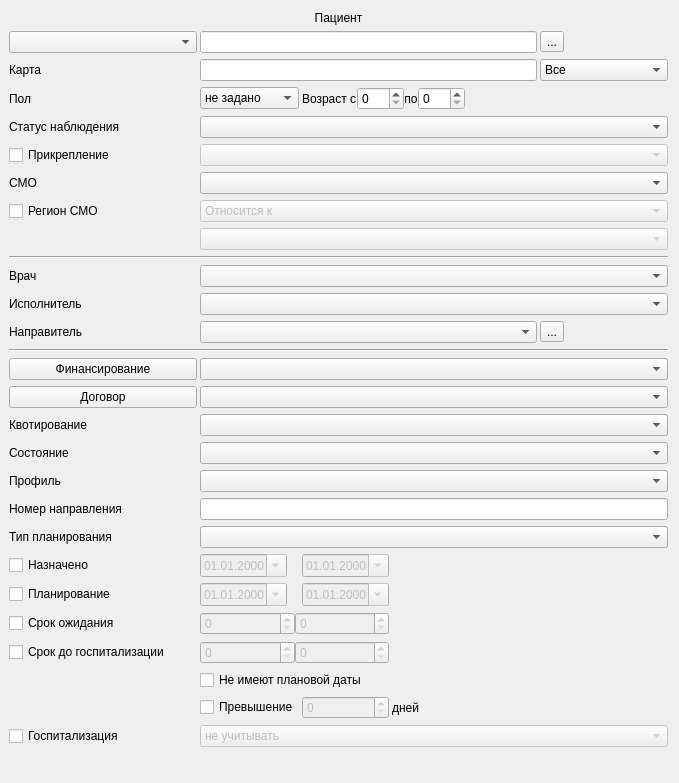
               <widget class="QWidget" name="tabFilterPlanning">
                <attribute name="title">
                 <string>Планирование</string>
                </attribute>
                <layout class="QGridLayout" name="gridLayout_24">
                 <property name="sizeConstraint">
                  <enum>QLayout::SetDefaultConstraint</enum>
                 </property>
                 <property name="horizontalSpacing">
                  <number>3</number>
                 </property>
                 <property name="leftMargin">
                  <number>9</number>
                 </property>
                 <item row="6" column="0">
                  <widget class="QLabel" name="lblStatusObservationPlaning">
                   <property name="text">
                    <string>Статус наблюдения</string>
                   </property>
                  </widget>
                 </item>
                 <item row="35" column="0">
                  <widget class="QCheckBox" name="chkHospitalization">
                   <property name="text">
                    <string>Госпитализация</string>
                   </property>
                  </widget>
                 </item>
                 <item row="32" column="0">
                  <widget class="QCheckBox" name="chkPlanPeriodBeforeOnset">
                   <property name="toolTip">
                    <string>Срок до наступления плановой даты в днях</string>
                   </property>
                   <property name="text">
                    <string>Срок до госпитализации</string>
                   </property>
                   <property name="tristate">
                    <bool>false</bool>
                   </property>
                  </widget>
                 </item>
                 <item row="21" column="0">
                  <widget class="QLabel" name="lblProfileDirections">
                   <property name="text">
                    <string>Профиль</string>
                   </property>
                  </widget>
                 </item>
                 <item row="29" column="0">
                  <widget class="QCheckBox" name="chkPlannedDate">
                   <property name="toolTip">
                    <string>Период планирования</string>
                   </property>
                   <property name="text">
                    <string>Планирование</string>
                   </property>
                  </widget>
                 </item>
                 <item row="20" column="0">
                  <widget class="QLabel" name="lblActionStatus">
                   <property name="text">
                    <string>Состояние</string>
                   </property>
                  </widget>
                 </item>
                 <item row="26" column="1">
                  <widget class="CDateEdit" name="edtPlanActionBegDate">
                   <property name="enabled">
                    <bool>false</bool>
                   </property>
                   <property name="sizePolicy">
                    <sizepolicy hsizetype="Maximum" vsizetype="Fixed">
                     <horstretch>0</horstretch>
                     <verstretch>0</verstretch>
                    </sizepolicy>
                   </property>
                   <property name="displayFormat">
                    <string>dd.MM.yyyy</string>
                   </property>
                   <property name="calendarPopup">
                    <bool>true</bool>
                   </property>
                  </widget>
                 </item>
                 <item row="0" column="0" colspan="6">
                  <widget class="QLabel" name="lblClientPlaning">
                   <property name="text">
                    <string>Пациент</string>
                   </property>
                   <property name="alignment">
                    <set>Qt::AlignCenter</set>
                   </property>
                  </widget>
                 </item>
                 <item row="23" column="0">
                  <widget class="QLabel" name="lblActionTypePlaning">
                   <property name="text">
                    <string>Тип планирования</string>
                   </property>
                  </widget>
                 </item>
                 <item row="26" column="0">
                  <widget class="QCheckBox" name="chkPlanActionBegDate">
                   <property name="toolTip">
                    <string>Период постановки в очередь</string>
                   </property>
                   <property name="text">
                    <string>Назначено</string>
                   </property>
                  </widget>
                 </item>
                 <item row="31" column="0">
                  <widget class="QCheckBox" name="chkPlanWaitingPeriod">
                   <property name="toolTip">
                    <string>Срок ожидания госпитализации в днях</string>
                   </property>
                   <property name="text">
                    <string>Срок ожидания</string>
                   </property>
                  </widget>
                 </item>
                 <item row="33" column="1" colspan="5">
                  <widget class="QCheckBox" name="chkNoPlannedEndDate">
                   <property name="text">
                    <string>Не имеют плановой даты</string>
                   </property>
                  </widget>
                 </item>
                 <item row="34" column="1">
                  <widget class="QCheckBox" name="chkPlanExceedingDays">
                   <property name="toolTip">
                    <string>Превышение срока планирования в днях</string>
                   </property>
                   <property name="text">
                    <string>Превышение</string>
                   </property>
                  </widget>
                 </item>
                 <item row="29" column="1">
                  <widget class="CDateEdit" name="edtPlannedBegDate">
                   <property name="enabled">
                    <bool>false</bool>
                   </property>
                   <property name="sizePolicy">
                    <sizepolicy hsizetype="Maximum" vsizetype="Fixed">
                     <horstretch>0</horstretch>
                     <verstretch>0</verstretch>
                    </sizepolicy>
                   </property>
                   <property name="displayFormat">
                    <string>dd.MM.yyyy</string>
                   </property>
                   <property name="calendarPopup">
                    <bool>true</bool>
                   </property>
                  </widget>
                 </item>
                 <item row="4" column="0">
                  <widget class="QLabel" name="lblSexPresencePlaning">
                   <property name="text">
                    <string>Пол</string>
                   </property>
                  </widget>
                 </item>
                 <item row="22" column="0">
                  <widget class="QLabel" name="lblEventSrcNumber">
                   <property name="text">
                    <string>Номер направления</string>
                   </property>
                  </widget>
                 </item>
                 <item row="9" column="0">
                  <widget class="QCheckBox" name="chkFilterRegionSMOPlaning">
                   <property name="text">
                    <string>Регион СМО</string>
                   </property>
                  </widget>
                 </item>
                 <item row="19" column="0">
                  <widget class="QLabel" name="lblQuotingTypePlaning">
                   <property name="text">
                    <string>Квотирование</string>
                   </property>
                  </widget>
                 </item>
                 <item row="11" column="0" colspan="6">
                  <widget class="Line" name="linePerson">
                   <property name="orientation">
                    <enum>Qt::Horizontal</enum>
                   </property>
                  </widget>
                 </item>
                 <item row="4" column="1">
                  <widget class="QComboBox" name="cmbSexPlaning">
                   <property name="sizePolicy">
                    <sizepolicy hsizetype="Preferred" vsizetype="Fixed">
                     <horstretch>0</horstretch>
                     <verstretch>0</verstretch>
                    </sizepolicy>
                   </property>
                   <item>
                    <property name="text">
                     <string>не задано</string>
                    </property>
                   </item>
                   <item>
                    <property name="text">
                     <string>М</string>
                    </property>
                   </item>
                   <item>
                    <property name="text">
                     <string>Ж</string>
                    </property>
                   </item>
                  </widget>
                 </item>
                 <item row="12" column="0">
                  <widget class="QLabel" name="lblPersonPlaning">
                   <property name="text">
                    <string>Врач</string>
                   </property>
                  </widget>
                 </item>
                 <item row="7" column="0">
                  <widget class="QCheckBox" name="chkAttachTypePlaning">
                   <property name="text">
                    <string>Прикрепление</string>
                   </property>
                  </widget>
                 </item>
                 <item row="15" column="0">
                  <widget class="QLabel" name="lblRelegateOrgPlaning">
                   <property name="text">
                    <string>Направитель</string>
                   </property>
                  </widget>
                 </item>
                 <item row="3" column="0">
                  <widget class="QLabel" name="lblFilterEventIdPlaning">
                   <property name="text">
                    <string>Карта</string>
                   </property>
                  </widget>
                 </item>
                 <item row="1" column="0">
                  <widget class="CRBComboBox" name="cmbFilterAccountingSystemPlaning"/>
                 </item>
                 <item row="17" column="0">
                  <widget class="QPushButton" name="btnFinancePlaning">
                   <property name="text">
                    <string>Финансирование</string>
                   </property>
                   <property name="checked">
                    <bool>false</bool>
                   </property>
                  </widget>
                 </item>
                 <item row="18" column="0">
                  <widget class="QPushButton" name="btnContractPlaning">
                   <property name="text">
                    <string>Договор</string>
                   </property>
                  </widget>
                 </item>
                 <item row="13" column="0">
                  <widget class="QLabel" name="lblPersonExecPlaning">
                   <property name="text">
                    <string>Исполнитель</string>
                   </property>
                  </widget>
                 </item>
                 <item row="38" column="0">
                  <spacer name="verticalSpacer_5">
                   <property name="orientation">
                    <enum>Qt::Vertical</enum>
                   </property>
                   <property name="sizeHint" stdset="0">
                    <size>
                     <width>188</width>
                     <height>25</height>
                    </size>
                   </property>
                  </spacer>
                 </item>
                 <item row="8" column="0">
                  <widget class="QLabel" name="lblOrgPlaning">
                   <property name="text">
                    <string>СМО</string>
                   </property>
                  </widget>
                 </item>
                 <item row="32" column="1" colspan="2">
                  <layout class="QHBoxLayout" name="horizontalLayout_9">
                   <item>
                    <widget class="QSpinBox" name="edtPlanBeforeOnsetBegDate">
                     <property name="enabled">
                      <bool>false</bool>
                     </property>
                     <property name="toolTip">
                      <string>Срок до наступления плановой даты в днях</string>
                     </property>
                     <property name="maximum">
                      <number>9999</number>
                     </property>
                    </widget>
                   </item>
                   <item>
                    <widget class="QSpinBox" name="edtPlanBeforeOnsetEndDate">
                     <property name="enabled">
                      <bool>false</bool>
                     </property>
                     <property name="toolTip">
                      <string>Срок до наступления плановой даты в днях</string>
                     </property>
                     <property name="maximum">
                      <number>9999</number>
                     </property>
                    </widget>
                   </item>
                  </layout>
                 </item>
                 <item row="35" column="1" colspan="5">
                  <widget class="QComboBox" name="cmbHospitalization">
                   <property name="enabled">
                    <bool>false</bool>
                   </property>
                   <item>
                    <property name="text">
                     <string>не учитывать</string>
                    </property>
                   </item>
                   <item>
                    <property name="text">
                     <string>состоялась</string>
                    </property>
                   </item>
                   <item>
                    <property name="text">
                     <string>не состоялась</string>
                    </property>
                   </item>
                  </widget>
                 </item>
                 <item row="1" column="5">
                  <widget class="QToolButton" name="btnFindClientInfoPlaning">
                   <property name="text">
                    <string>...</string>
                   </property>
                  </widget>
                 </item>
                 <item row="15" column="5">
                  <widget class="QToolButton" name="btnSelectRelegateOrgPlaning">
                   <property name="text">
                    <string>...</string>
                   </property>
                  </widget>
                 </item>
                 <item row="31" column="1" colspan="2">
                  <layout class="QHBoxLayout" name="horizontalLayout_8">
                   <item>
                    <widget class="QSpinBox" name="edtPlanWaitingBegDate">
                     <property name="enabled">
                      <bool>false</bool>
                     </property>
                     <property name="toolTip">
                      <string>Срок ожидания госпитализации в днях</string>
                     </property>
                     <property name="maximum">
                      <number>9999</number>
                     </property>
                    </widget>
                   </item>
                   <item>
                    <widget class="QSpinBox" name="edtPlanWaitingEndDate">
                     <property name="enabled">
                      <bool>false</bool>
                     </property>
                     <property name="toolTip">
                      <string>Срок ожидания госпитализации в днях</string>
                     </property>
                     <property name="maximum">
                      <number>9999</number>
                     </property>
                    </widget>
                   </item>
                  </layout>
                 </item>
                 <item row="34" column="3" colspan="3">
                  <widget class="QLabel" name="lblPlanExceedingDays">
                   <property name="text">
                    <string>дней</string>
                   </property>
                  </widget>
                 </item>
                 <item row="29" column="2">
                  <widget class="CDateEdit" name="edtPlannedEndDate">
                   <property name="enabled">
                    <bool>false</bool>
                   </property>
                   <property name="sizePolicy">
                    <sizepolicy hsizetype="Maximum" vsizetype="Fixed">
                     <horstretch>0</horstretch>
                     <verstretch>0</verstretch>
                    </sizepolicy>
                   </property>
                   <property name="displayFormat">
                    <string>dd.MM.yyyy</string>
                   </property>
                   <property name="calendarPopup">
                    <bool>true</bool>
                   </property>
                  </widget>
                 </item>
                 <item row="13" column="1" colspan="5">
                  <widget class="CPersonComboBoxEx" name="cmbPersonExecPlaning"/>
                 </item>
                 <item row="3" column="1" colspan="4">
                  <widget class="QLineEdit" name="edtFilterEventIdPlaning"/>
                 </item>
                 <item row="34" column="2">
                  <widget class="QSpinBox" name="edtPlanExceedingDays">
                   <property name="enabled">
                    <bool>false</bool>
                   </property>
                   <property name="toolTip">
                    <string>Превышение срока планирования в днях</string>
                   </property>
                   <property name="maximum">
                    <number>9999</number>
                   </property>
                  </widget>
                 </item>
                 <item row="3" column="5">
                  <widget class="QComboBox" name="cmbEventClosedTypePlaning">
                   <item>
                    <property name="text">
                     <string>Все</string>
                    </property>
                   </item>
                   <item>
                    <property name="text">
                     <string>Только закрытые</string>
                    </property>
                   </item>
                   <item>
                    <property name="text">
                     <string>Только открытые</string>
                    </property>
                   </item>
                  </widget>
                 </item>
                 <item row="19" column="1" colspan="5">
                  <widget class="CQuotaComboBox" name="cmbQuotingTypePlaning"/>
                 </item>
                 <item row="22" column="1" colspan="5">
                  <widget class="QLineEdit" name="edtEventSrcNumber"/>
                 </item>
                 <item row="32" column="3" colspan="3">
                  <spacer name="horizontalSpacer_13">
                   <property name="orientation">
                    <enum>Qt::Horizontal</enum>
                   </property>
                   <property name="sizeHint" stdset="0">
                    <size>
                     <width>272</width>
                     <height>19</height>
                    </size>
                   </property>
                  </spacer>
                 </item>
                 <item row="20" column="1" colspan="5">
                  <widget class="CActionStatusMultivalueComboBox" name="cmbActionStatus"/>
                 </item>
                 <item row="23" column="1" colspan="5">
                  <widget class="CActionTypeComboBoxEx" name="cmbActionTypePlaning"/>
                 </item>
                 <item row="21" column="1" colspan="5">
                  <widget class="CRBComboBox" name="cmbProfileDirections"/>
                 </item>
                 <item row="16" column="0" colspan="6">
                  <widget class="Line" name="linePlaning">
                   <property name="orientation">
                    <enum>Qt::Horizontal</enum>
                   </property>
                  </widget>
                 </item>
                 <item row="15" column="1" colspan="4">
                  <widget class="CPolyclinicComboBox" name="cmbRelegateOrgPlaning"/>
                 </item>
                 <item row="6" column="1" colspan="5">
                  <widget class="CRBComboBox" name="cmbStatusObservationPlaning"/>
                 </item>
                 <item row="18" column="1" colspan="5">
                  <widget class="CARMSContractTreeFindComboBox" name="cmbContractPlaning"/>
                 </item>
                 <item row="4" column="2" colspan="2">
                  <layout class="QHBoxLayout" name="layoutAgePlaning">
                   <item>
                    <widget class="QLabel" name="lblAgePresencePlaning">
                     <property name="text">
                      <string>Возраст с</string>
                     </property>
                    </widget>
                   </item>
                   <item>
                    <widget class="QSpinBox" name="spbAgeForPlaning">
                     <property name="sizePolicy">
                      <sizepolicy hsizetype="Fixed" vsizetype="Fixed">
                       <horstretch>0</horstretch>
                       <verstretch>0</verstretch>
                      </sizepolicy>
                     </property>
                     <property name="maximum">
                      <number>150</number>
                     </property>
                    </widget>
                   </item>
                   <item>
                    <widget class="QLabel" name="lblAgeToPlaning">
                     <property name="text">
                      <string>по</string>
                     </property>
                     <property name="alignment">
                      <set>Qt::AlignCenter</set>
                     </property>
                    </widget>
                   </item>
                   <item>
                    <widget class="QSpinBox" name="spbAgeToPlaning">
                     <property name="sizePolicy">
                      <sizepolicy hsizetype="Fixed" vsizetype="Fixed">
                       <horstretch>0</horstretch>
                       <verstretch>0</verstretch>
                      </sizepolicy>
                     </property>
                     <property name="minimum">
                      <number>0</number>
                     </property>
                     <property name="maximum">
                      <number>150</number>
                     </property>
                    </widget>
                   </item>
                  </layout>
                 </item>
                 <item row="31" column="3" colspan="3">
                  <spacer name="horizontalSpacer_12">
                   <property name="orientation">
                    <enum>Qt::Horizontal</enum>
                   </property>
                   <property name="sizeHint" stdset="0">
                    <size>
                     <width>272</width>
                     <height>19</height>
                    </size>
                   </property>
                  </spacer>
                 </item>
                 <item row="8" column="1" colspan="5">
                  <widget class="CInsurerComboBox" name="cmbOrgPlaning"/>
                 </item>
                 <item row="1" column="1" colspan="4">
                  <widget class="QLineEdit" name="edtFilterClientIdPlaning"/>
                 </item>
                 <item row="7" column="1" colspan="5">
                  <widget class="CRBComboBox" name="cmbAttachTypePlaning">
                   <property name="enabled">
                    <bool>false</bool>
                   </property>
                  </widget>
                 </item>
                 <item row="10" column="1" colspan="5">
                  <widget class="CKLADRComboBox" name="cmbFilterRegionSMOPlaning">
                   <property name="enabled">
                    <bool>false</bool>
                   </property>
                  </widget>
                 </item>
                 <item row="9" column="1" colspan="5">
                  <widget class="QComboBox" name="cmbFilterRegionTypeSMOPlaning">
                   <property name="enabled">
                    <bool>false</bool>
                   </property>
                   <item>
                    <property name="text">
                     <string>Относится к</string>
                    </property>
                   </item>
                   <item>
                    <property name="text">
                     <string>Все, кроме</string>
                    </property>
                   </item>
                  </widget>
                 </item>
                 <item row="12" column="1" colspan="5">
                  <widget class="CPersonComboBoxEx" name="cmbPersonPlaning">
                   <property name="sizePolicy">
                    <sizepolicy hsizetype="Preferred" vsizetype="Preferred">
                     <horstretch>0</horstretch>
                     <verstretch>0</verstretch>
                    </sizepolicy>
                   </property>
                  </widget>
                 </item>
                 <item row="26" column="2">
                  <widget class="CDateEdit" name="edtPlanActionEndDate">
                   <property name="enabled">
                    <bool>false</bool>
                   </property>
                   <property name="sizePolicy">
                    <sizepolicy hsizetype="Maximum" vsizetype="Fixed">
                     <horstretch>0</horstretch>
                     <verstretch>0</verstretch>
                    </sizepolicy>
                   </property>
                   <property name="displayFormat">
                    <string>dd.MM.yyyy</string>
                   </property>
                   <property name="calendarPopup">
                    <bool>true</bool>
                   </property>
                  </widget>
                 </item>
                 <item row="17" column="1" colspan="5">
                  <widget class="CRBComboBox" name="cmbFinancePlaning"/>
                 </item>
                </layout>
               </widget>
